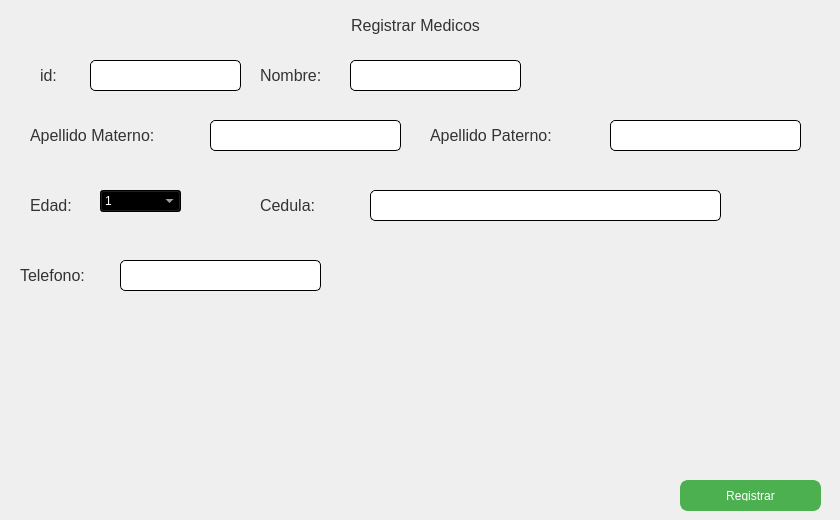
     <widget class="QWidget" name="W_Insertar">
      <widget class="QLabel" name="label_3">
       <property name="geometry">
        <rect>
         <x>40</x>
         <y>60</y>
         <width>41</width>
         <height>31</height>
        </rect>
       </property>
       <property name="styleSheet">
        <string notr="true">/* Estilos para el QLabel */
QLabel {
    color: #333333; /* Color del texto (negro) */
    font-size: 16px; /* Tamaño de fuente */
}

/* Estilos para el QLabel cuando está enlazado (hover) */
QLabel:hover {
    color: #4CAF50; /* Color del texto cuando está enlazado (verde) */
    text-decoration: underline; /* Subrayar el texto cuando está enlazado */
}

/* Estilos para el QLabel cuando está seleccionado */
QLabel:selected {
    background-color: #4CAF50; /* Color de fondo cuando está seleccionado (verde) */
    color: #ffffff; /* Color del texto cuando está seleccionado (blanco) */
}</string>
       </property>
       <property name="text">
        <string>id: </string>
       </property>
      </widget>
      <widget class="QLabel" name="label_6">
       <property name="geometry">
        <rect>
         <x>0</x>
         <y>10</y>
         <width>831</width>
         <height>31</height>
        </rect>
       </property>
       <property name="styleSheet">
        <string notr="true">/* Estilos para el QLabel */
QLabel {
    color: #333333; /* Color del texto (negro) */
    font-size: 16px; /* Tamaño de fuente */
}

/* Estilos para el QLabel cuando está enlazado (hover) */
QLabel:hover {
    color: #4CAF50; /* Color del texto cuando está enlazado (verde) */
    text-decoration: underline; /* Subrayar el texto cuando está enlazado */
}

/* Estilos para el QLabel cuando está seleccionado */
QLabel:selected {
    background-color: #4CAF50; /* Color de fondo cuando está seleccionado (verde) */
    color: #ffffff; /* Color del texto cuando está seleccionado (blanco) */
}</string>
       </property>
       <property name="text">
        <string>Registrar Medicos</string>
       </property>
       <property name="alignment">
        <set>Qt::AlignCenter</set>
       </property>
      </widget>
      <widget class="QPushButton" name="BT_Registra">
       <property name="geometry">
        <rect>
         <x>680</x>
         <y>480</y>
         <width>141</width>
         <height>31</height>
        </rect>
       </property>
       <property name="styleSheet">
        <string notr="true">QPushButton {
    background-color: #4CAF50; /* Color de fondo */
    color: white; /* Color del texto */
    border: 2px solid #4CAF50; /* Grosor y color del borde */
    border-radius: 8px; /* Radio de los bordes (hace que el botón se vea redondeado) */
    padding: 8px 16px; /* Espaciado interno (ajusta según el tamaño del botón) */
}

QPushButton:hover {
    background-color: #45a049; /* Color de fondo al pasar el mouse por encima */
}

QPushButton:pressed {
    background-color: #3e8e41; /* Color de fondo al hacer clic en el botón */
}
</string>
       </property>
       <property name="text">
        <string>Registrar</string>
       </property>
      </widget>
      <widget class="QLabel" name="label_4">
       <property name="geometry">
        <rect>
         <x>260</x>
         <y>60</y>
         <width>91</width>
         <height>31</height>
        </rect>
       </property>
       <property name="styleSheet">
        <string notr="true">/* Estilos para el QLabel */
QLabel {
    color: #333333; /* Color del texto (negro) */
    font-size: 16px; /* Tamaño de fuente */
}

/* Estilos para el QLabel cuando está enlazado (hover) */
QLabel:hover {
    color: #4CAF50; /* Color del texto cuando está enlazado (verde) */
    text-decoration: underline; /* Subrayar el texto cuando está enlazado */
}

/* Estilos para el QLabel cuando está seleccionado */
QLabel:selected {
    background-color: #4CAF50; /* Color de fondo cuando está seleccionado (verde) */
    color: #ffffff; /* Color del texto cuando está seleccionado (blanco) */
}</string>
       </property>
       <property name="text">
        <string>Nombre: </string>
       </property>
      </widget>
      <widget class="QLabel" name="label_5">
       <property name="geometry">
        <rect>
         <x>30</x>
         <y>190</y>
         <width>51</width>
         <height>31</height>
        </rect>
       </property>
       <property name="styleSheet">
        <string notr="true">/* Estilos para el QLabel */
QLabel {
    color: #333333; /* Color del texto (negro) */
    font-size: 16px; /* Tamaño de fuente */
}

/* Estilos para el QLabel cuando está enlazado (hover) */
QLabel:hover {
    color: #4CAF50; /* Color del texto cuando está enlazado (verde) */
    text-decoration: underline; /* Subrayar el texto cuando está enlazado */
}

/* Estilos para el QLabel cuando está seleccionado */
QLabel:selected {
    background-color: #4CAF50; /* Color de fondo cuando está seleccionado (verde) */
    color: #ffffff; /* Color del texto cuando está seleccionado (blanco) */
}</string>
       </property>
       <property name="text">
        <string>Edad:</string>
       </property>
      </widget>
      <widget class="QLabel" name="label_7">
       <property name="geometry">
        <rect>
         <x>430</x>
         <y>120</y>
         <width>161</width>
         <height>31</height>
        </rect>
       </property>
       <property name="styleSheet">
        <string notr="true">/* Estilos para el QLabel */
QLabel {
    color: #333333; /* Color del texto (negro) */
    font-size: 16px; /* Tamaño de fuente */
}

/* Estilos para el QLabel cuando está enlazado (hover) */
QLabel:hover {
    color: #4CAF50; /* Color del texto cuando está enlazado (verde) */
    text-decoration: underline; /* Subrayar el texto cuando está enlazado */
}

/* Estilos para el QLabel cuando está seleccionado */
QLabel:selected {
    background-color: #4CAF50; /* Color de fondo cuando está seleccionado (verde) */
    color: #ffffff; /* Color del texto cuando está seleccionado (blanco) */
}</string>
       </property>
       <property name="text">
        <string>Apellido Paterno: </string>
       </property>
      </widget>
      <widget class="QLabel" name="label_12">
       <property name="geometry">
        <rect>
         <x>30</x>
         <y>120</y>
         <width>171</width>
         <height>31</height>
        </rect>
       </property>
       <property name="styleSheet">
        <string notr="true">/* Estilos para el QLabel */
QLabel {
    color: #333333; /* Color del texto (negro) */
    font-size: 16px; /* Tamaño de fuente */
}

/* Estilos para el QLabel cuando está enlazado (hover) */
QLabel:hover {
    color: #4CAF50; /* Color del texto cuando está enlazado (verde) */
    text-decoration: underline; /* Subrayar el texto cuando está enlazado */
}

/* Estilos para el QLabel cuando está seleccionado */
QLabel:selected {
    background-color: #4CAF50; /* Color de fondo cuando está seleccionado (verde) */
    color: #ffffff; /* Color del texto cuando está seleccionado (blanco) */
}</string>
       </property>
       <property name="text">
        <string>Apellido Materno: </string>
       </property>
      </widget>
      <widget class="QLabel" name="label_17">
       <property name="geometry">
        <rect>
         <x>260</x>
         <y>190</y>
         <width>101</width>
         <height>31</height>
        </rect>
       </property>
       <property name="styleSheet">
        <string notr="true">/* Estilos para el QLabel */
QLabel {
    color: #333333; /* Color del texto (negro) */
    font-size: 16px; /* Tamaño de fuente */
}

/* Estilos para el QLabel cuando está enlazado (hover) */
QLabel:hover {
    color: #4CAF50; /* Color del texto cuando está enlazado (verde) */
    text-decoration: underline; /* Subrayar el texto cuando está enlazado */
}

/* Estilos para el QLabel cuando está seleccionado */
QLabel:selected {
    background-color: #4CAF50; /* Color de fondo cuando está seleccionado (verde) */
    color: #ffffff; /* Color del texto cuando está seleccionado (blanco) */
}
</string>
       </property>
       <property name="text">
        <string>Cedula:</string>
       </property>
      </widget>
      <widget class="QLabel" name="label_18">
       <property name="geometry">
        <rect>
         <x>20</x>
         <y>260</y>
         <width>91</width>
         <height>31</height>
        </rect>
       </property>
       <property name="styleSheet">
        <string notr="true">/* Estilos para el QLabel */
QLabel {
    color: #333333; /* Color del texto (negro) */
    font-size: 16px; /* Tamaño de fuente */
}

/* Estilos para el QLabel cuando está enlazado (hover) */
QLabel:hover {
    color: #4CAF50; /* Color del texto cuando está enlazado (verde) */
    text-decoration: underline; /* Subrayar el texto cuando está enlazado */
}

/* Estilos para el QLabel cuando está seleccionado */
QLabel:selected {
    background-color: #4CAF50; /* Color de fondo cuando está seleccionado (verde) */
    color: #ffffff; /* Color del texto cuando está seleccionado (blanco) */
}</string>
       </property>
       <property name="text">
        <string>Telefono:</string>
       </property>
      </widget>
      <widget class="QLineEdit" name="IN_ID">
       <property name="geometry">
        <rect>
         <x>90</x>
         <y>60</y>
         <width>151</width>
         <height>31</height>
        </rect>
       </property>
       <property name="styleSheet">
        <string notr="true">/* Estilos para el QLineEdit */
QLineEdit {
    background-color: #ffffff; /* Color de fondo del QLineEdit (blanco) */
    color: #333333; /* Color del texto (negro) */
    border: 1px solid #000000; /* Borde del QLineEdit (negro) */
    border-radius: 5px; /* Radio del borde para que tenga bordes redondeados */
    padding: 5px; /* Espacio interno del QLineEdit */
}

/* Estilos para el QLineEdit cuando está enfocado */
QLineEdit:focus {
    background-color: #ffffff; /* Mantenemos el mismo color de fondo cuando está enfocado */
    border: 2px solid #4CAF50; /* Borde del QLineEdit cuando está enfocado (verde) */
}

/* Estilos para el QLineEdit cuando está deshabilitado */
QLineEdit:disabled {
    background-color: #e0e0e0; /* Color de fondo del QLineEdit cuando está deshabilitado (gris claro) */
    color: #999999; /* Color del texto cuando está deshabilitado (gris más oscuro) */
}
</string>
       </property>
      </widget>
      <widget class="QLineEdit" name="IN_Nom">
       <property name="geometry">
        <rect>
         <x>350</x>
         <y>60</y>
         <width>171</width>
         <height>31</height>
        </rect>
       </property>
       <property name="styleSheet">
        <string notr="true">/* Estilos para el QLineEdit */
QLineEdit {
    background-color: #ffffff; /* Color de fondo del QLineEdit (blanco) */
    color: #333333; /* Color del texto (negro) */
    border: 1px solid #000000; /* Borde del QLineEdit (negro) */
    border-radius: 5px; /* Radio del borde para que tenga bordes redondeados */
    padding: 5px; /* Espacio interno del QLineEdit */
}

/* Estilos para el QLineEdit cuando está enfocado */
QLineEdit:focus {
    background-color: #ffffff; /* Mantenemos el mismo color de fondo cuando está enfocado */
    border: 2px solid #4CAF50; /* Borde del QLineEdit cuando está enfocado (verde) */
}

/* Estilos para el QLineEdit cuando está deshabilitado */
QLineEdit:disabled {
    background-color: #e0e0e0; /* Color de fondo del QLineEdit cuando está deshabilitado (gris claro) */
    color: #999999; /* Color del texto cuando está deshabilitado (gris más oscuro) */
}
</string>
       </property>
      </widget>
      <widget class="QLineEdit" name="IN_ApellidoM">
       <property name="geometry">
        <rect>
         <x>210</x>
         <y>120</y>
         <width>191</width>
         <height>31</height>
        </rect>
       </property>
       <property name="styleSheet">
        <string notr="true">/* Estilos para el QLineEdit */
QLineEdit {
    background-color: #ffffff; /* Color de fondo del QLineEdit (blanco) */
    color: #333333; /* Color del texto (negro) */
    border: 1px solid #000000; /* Borde del QLineEdit (negro) */
    border-radius: 5px; /* Radio del borde para que tenga bordes redondeados */
    padding: 5px; /* Espacio interno del QLineEdit */
}

/* Estilos para el QLineEdit cuando está enfocado */
QLineEdit:focus {
    background-color: #ffffff; /* Mantenemos el mismo color de fondo cuando está enfocado */
    border: 2px solid #4CAF50; /* Borde del QLineEdit cuando está enfocado (verde) */
}

/* Estilos para el QLineEdit cuando está deshabilitado */
QLineEdit:disabled {
    background-color: #e0e0e0; /* Color de fondo del QLineEdit cuando está deshabilitado (gris claro) */
    color: #999999; /* Color del texto cuando está deshabilitado (gris más oscuro) */
}
</string>
       </property>
      </widget>
      <widget class="QLineEdit" name="IN_ApellidoP">
       <property name="geometry">
        <rect>
         <x>610</x>
         <y>120</y>
         <width>191</width>
         <height>31</height>
        </rect>
       </property>
       <property name="styleSheet">
        <string notr="true">/* Estilos para el QLineEdit */
QLineEdit {
    background-color: #ffffff; /* Color de fondo del QLineEdit (blanco) */
    color: #333333; /* Color del texto (negro) */
    border: 1px solid #000000; /* Borde del QLineEdit (negro) */
    border-radius: 5px; /* Radio del borde para que tenga bordes redondeados */
    padding: 5px; /* Espacio interno del QLineEdit */
}

/* Estilos para el QLineEdit cuando está enfocado */
QLineEdit:focus {
    background-color: #ffffff; /* Mantenemos el mismo color de fondo cuando está enfocado */
    border: 2px solid #4CAF50; /* Borde del QLineEdit cuando está enfocado (verde) */
}

/* Estilos para el QLineEdit cuando está deshabilitado */
QLineEdit:disabled {
    background-color: #e0e0e0; /* Color de fondo del QLineEdit cuando está deshabilitado (gris claro) */
    color: #999999; /* Color del texto cuando está deshabilitado (gris más oscuro) */
}
</string>
       </property>
      </widget>
      <widget class="QLineEdit" name="IN_Cedula">
       <property name="geometry">
        <rect>
         <x>370</x>
         <y>190</y>
         <width>351</width>
         <height>31</height>
        </rect>
       </property>
       <property name="styleSheet">
        <string notr="true">/* Estilos para el QLineEdit */
QLineEdit {
    background-color: #ffffff; /* Color de fondo del QLineEdit (blanco) */
    color: #333333; /* Color del texto (negro) */
    border: 1px solid #000000; /* Borde del QLineEdit (negro) */
    border-radius: 5px; /* Radio del borde para que tenga bordes redondeados */
    padding: 5px; /* Espacio interno del QLineEdit */
}

/* Estilos para el QLineEdit cuando está enfocado */
QLineEdit:focus {
    background-color: #ffffff; /* Mantenemos el mismo color de fondo cuando está enfocado */
    border: 2px solid #4CAF50; /* Borde del QLineEdit cuando está enfocado (verde) */
}

/* Estilos para el QLineEdit cuando está deshabilitado */
QLineEdit:disabled {
    background-color: #e0e0e0; /* Color de fondo del QLineEdit cuando está deshabilitado (gris claro) */
    color: #999999; /* Color del texto cuando está deshabilitado (gris más oscuro) */
}
</string>
       </property>
      </widget>
      <widget class="QLineEdit" name="IN_Tel">
       <property name="geometry">
        <rect>
         <x>120</x>
         <y>260</y>
         <width>201</width>
         <height>31</height>
        </rect>
       </property>
       <property name="styleSheet">
        <string notr="true">/* Estilos para el QLineEdit */
QLineEdit {
    background-color: #ffffff; /* Color de fondo del QLineEdit (blanco) */
    color: #333333; /* Color del texto (negro) */
    border: 1px solid #000000; /* Borde del QLineEdit (negro) */
    border-radius: 5px; /* Radio del borde para que tenga bordes redondeados */
    padding: 5px; /* Espacio interno del QLineEdit */
}

/* Estilos para el QLineEdit cuando está enfocado */
QLineEdit:focus {
    background-color: #ffffff; /* Mantenemos el mismo color de fondo cuando está enfocado */
    border: 2px solid #4CAF50; /* Borde del QLineEdit cuando está enfocado (verde) */
}

/* Estilos para el QLineEdit cuando está deshabilitado */
QLineEdit:disabled {
    background-color: #e0e0e0; /* Color de fondo del QLineEdit cuando está deshabilitado (gris claro) */
    color: #999999; /* Color del texto cuando está deshabilitado (gris más oscuro) */
}
</string>
       </property>
      </widget>
      <widget class="QComboBox" name="IN_Edad">
       <property name="geometry">
        <rect>
         <x>100</x>
         <y>190</y>
         <width>81</width>
         <height>22</height>
        </rect>
       </property>
       <property name="styleSheet">
        <string notr="true">font: 12pt &quot;Comic Sans MS&quot;;
color: rgb(255, 255, 255);
background-color: rgb(255, 255, 255);
background-color: qlineargradient(spread:pad, x1:0.0511364, y1:0.08, x2:1, y2:0, stop:1 rgba(0, 0, 0, 255));</string>
       </property>
       <item>
        <property name="text">
         <string>1</string>
        </property>
       </item>
       <item>
        <property name="text">
         <string>2</string>
        </property>
       </item>
       <item>
        <property name="text">
         <string>3</string>
        </property>
       </item>
       <item>
        <property name="text">
         <string>4</string>
        </property>
       </item>
       <item>
        <property name="text">
         <string>5</string>
        </property>
       </item>
       <item>
        <property name="text">
         <string>6</string>
        </property>
       </item>
       <item>
        <property name="text">
         <string>7</string>
        </property>
       </item>
       <item>
        <property name="text">
         <string>8</string>
        </property>
       </item>
       <item>
        <property name="text">
         <string>9</string>
        </property>
       </item>
       <item>
        <property name="text">
         <string>10</string>
        </property>
       </item>
       <item>
        <property name="text">
         <string>11</string>
        </property>
       </item>
       <item>
        <property name="text">
         <string>12</string>
        </property>
       </item>
       <item>
        <property name="text">
         <string>13</string>
        </property>
       </item>
       <item>
        <property name="text">
         <string>14</string>
        </property>
       </item>
       <item>
        <property name="text">
         <string>15</string>
        </property>
       </item>
       <item>
        <property name="text">
         <string>16</string>
        </property>
       </item>
       <item>
        <property name="text">
         <string>17</string>
        </property>
       </item>
       <item>
        <property name="text">
         <string>18</string>
        </property>
       </item>
       <item>
        <property name="text">
         <string>19</string>
        </property>
       </item>
       <item>
        <property name="text">
         <string>20</string>
        </property>
       </item>
       <item>
        <property name="text">
         <string>21</string>
        </property>
       </item>
       <item>
        <property name="text">
         <string>22</string>
        </property>
       </item>
       <item>
        <property name="text">
         <string>23</string>
        </property>
       </item>
       <item>
        <property name="text">
         <string>24</string>
        </property>
       </item>
       <item>
        <property name="text">
         <string>25</string>
        </property>
       </item>
       <item>
        <property name="text">
         <string>26</string>
        </property>
       </item>
       <item>
        <property name="text">
         <string>27</string>
        </property>
       </item>
       <item>
        <property name="text">
         <string>28</string>
        </property>
       </item>
       <item>
        <property name="text">
         <string>29</string>
        </property>
       </item>
       <item>
        <property name="text">
         <string>30</string>
        </property>
       </item>
       <item>
        <property name="text">
         <string>31</string>
        </property>
       </item>
       <item>
        <property name="text">
         <string>32</string>
        </property>
       </item>
       <item>
        <property name="text">
         <string>33</string>
        </property>
       </item>
       <item>
        <property name="text">
         <string>34</string>
        </property>
       </item>
       <item>
        <property name="text">
         <string>35</string>
        </property>
       </item>
       <item>
        <property name="text">
         <string>36</string>
        </property>
       </item>
       <item>
        <property name="text">
         <string>37</string>
        </property>
       </item>
       <item>
        <property name="text">
         <string>38</string>
        </property>
       </item>
       <item>
        <property name="text">
         <string>39</string>
        </property>
       </item>
       <item>
        <property name="text">
         <string>40</string>
        </property>
       </item>
       <item>
        <property name="text">
         <string>41</string>
        </property>
       </item>
       <item>
        <property name="text">
         <string>42</string>
        </property>
       </item>
       <item>
        <property name="text">
         <string>43</string>
        </property>
       </item>
       <item>
        <property name="text">
         <string>44</string>
        </property>
       </item>
       <item>
        <property name="text">
         <string>45</string>
        </property>
       </item>
       <item>
        <property name="text">
         <string>46</string>
        </property>
       </item>
       <item>
        <property name="text">
         <string>47</string>
        </property>
       </item>
       <item>
        <property name="text">
         <string>48</string>
        </property>
       </item>
       <item>
        <property name="text">
         <string>49</string>
        </property>
       </item>
       <item>
        <property name="text">
         <string>50</string>
        </property>
       </item>
       <item>
        <property name="text">
         <string>51</string>
        </property>
       </item>
       <item>
        <property name="text">
         <string>52</string>
        </property>
       </item>
       <item>
        <property name="text">
         <string>53</string>
        </property>
       </item>
       <item>
        <property name="text">
         <string>54</string>
        </property>
       </item>
       <item>
        <property name="text">
         <string>55</string>
        </property>
       </item>
       <item>
        <property name="text">
         <string>56</string>
        </property>
       </item>
       <item>
        <property name="text">
         <string>57</string>
        </property>
       </item>
       <item>
        <property name="text">
         <string>58</string>
        </property>
       </item>
       <item>
        <property name="text">
         <string>59</string>
        </property>
       </item>
       <item>
        <property name="text">
         <string>60</string>
        </property>
       </item>
       <item>
        <property name="text">
         <string>61</string>
        </property>
       </item>
       <item>
        <property name="text">
         <string>62</string>
        </property>
       </item>
       <item>
        <property name="text">
         <string>63</string>
        </property>
       </item>
       <item>
        <property name="text">
         <string>64</string>
        </property>
       </item>
       <item>
        <property name="text">
         <string>65</string>
        </property>
       </item>
       <item>
        <property name="text">
         <string>66</string>
        </property>
       </item>
       <item>
        <property name="text">
         <string>67</string>
        </property>
       </item>
       <item>
        <property name="text">
         <string>68</string>
        </property>
       </item>
       <item>
        <property name="text">
         <string>69</string>
        </property>
       </item>
       <item>
        <property name="text">
         <string>70</string>
        </property>
       </item>
       <item>
        <property name="text">
         <string>71</string>
        </property>
       </item>
       <item>
        <property name="text">
         <string>72</string>
        </property>
       </item>
       <item>
        <property name="text">
         <string>73</string>
        </property>
       </item>
       <item>
        <property name="text">
         <string>74</string>
        </property>
       </item>
       <item>
        <property name="text">
         <string>75</string>
        </property>
       </item>
       <item>
        <property name="text">
         <string>76</string>
        </property>
       </item>
       <item>
        <property name="text">
         <string>77</string>
        </property>
       </item>
       <item>
        <property name="text">
         <string>78</string>
        </property>
       </item>
       <item>
        <property name="text">
         <string>79</string>
        </property>
       </item>
       <item>
        <property name="text">
         <string>80</string>
        </property>
       </item>
       <item>
        <property name="text">
         <string>81</string>
        </property>
       </item>
       <item>
        <property name="text">
         <string>82</string>
        </property>
       </item>
       <item>
        <property name="text">
         <string>83</string>
        </property>
       </item>
       <item>
        <property name="text">
         <string>84</string>
        </property>
       </item>
       <item>
        <property name="text">
         <string>85</string>
        </property>
       </item>
       <item>
        <property name="text">
         <string>86</string>
        </property>
       </item>
       <item>
        <property name="text">
         <string>87</string>
        </property>
       </item>
       <item>
        <property name="text">
         <string>88</string>
        </property>
       </item>
       <item>
        <property name="text">
         <string>89</string>
        </property>
       </item>
       <item>
        <property name="text">
         <string>90</string>
        </property>
       </item>
       <item>
        <property name="text">
         <string>91</string>
        </property>
       </item>
       <item>
        <property name="text">
         <string>92</string>
        </property>
       </item>
       <item>
        <property name="text">
         <string>93</string>
        </property>
       </item>
       <item>
        <property name="text">
         <string>94</string>
        </property>
       </item>
       <item>
        <property name="text">
         <string>95</string>
        </property>
       </item>
       <item>
        <property name="text">
         <string>96</string>
        </property>
       </item>
       <item>
        <property name="text">
         <string>97</string>
        </property>
       </item>
       <item>
        <property name="text">
         <string>98</string>
        </property>
       </item>
       <item>
        <property name="text">
         <string>99</string>
        </property>
       </item>
       <item>
        <property name="text">
         <string>100</string>
        </property>
       </item>
       <item>
        <property name="text">
         <string>New Item</string>
        </property>
       </item>
      </widget>
     </widget>
